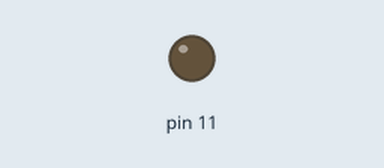
Recording of a sketch running on a simulated Arduino Uno, built with avr-gcc and run on an emulated ATmega328P. Parts: output pins drawn as LEDs (lit = HIGH).

Above: at 0.05 s.
At 6.45 s:
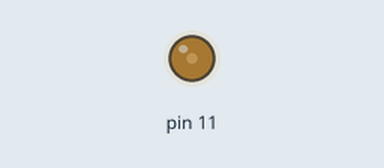
At 19.95 s:
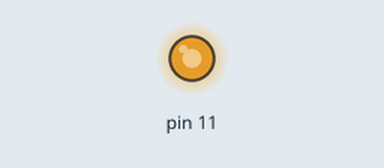
At 39.85 s:
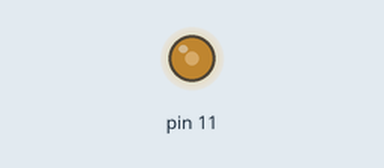
Timing chart, 0 to 40.0 s (numbered marks = the images above):
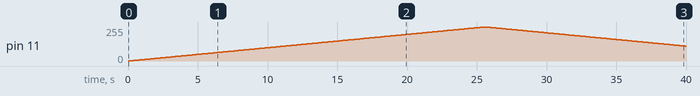

Measured:
- by itself, pin 11: rises from 0/255 to 255/255 in 25.4 s, then falls to 112/255 in 14.4 s

The sketch:

L4H2.ino
```cpp
int i;

void setup()
{

}

void loop()
{
  for (i = 0; i <= 255; i++)
  {
    analogWrite(11, i);
    delay(100);
  }
  for (i = 255; i >= 0; i--)
  {
    analogWrite(11, i);
    delay(100);
  }
}
```
